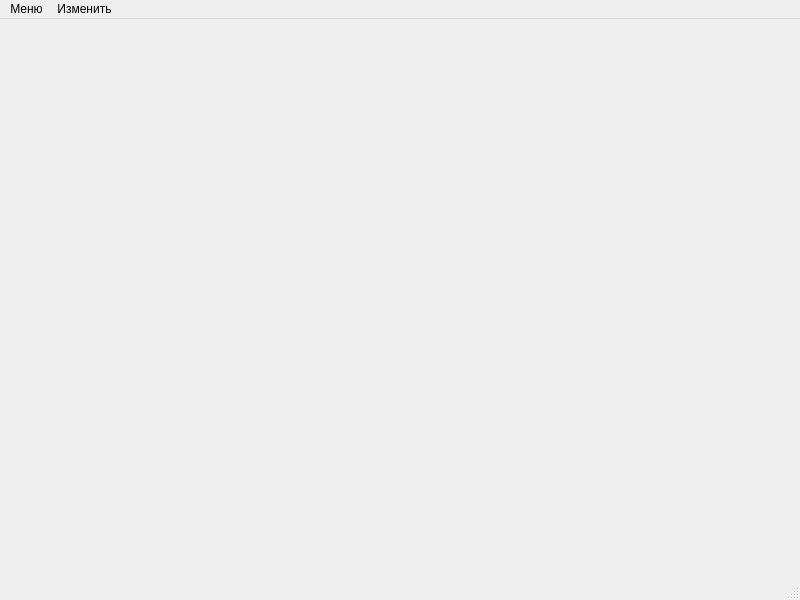
<?xml version="1.0" encoding="UTF-8"?>
<ui version="4.0">
 <class>MainWindow</class>
 <widget class="QMainWindow" name="MainWindow">
  <property name="geometry">
   <rect>
    <x>0</x>
    <y>0</y>
    <width>800</width>
    <height>600</height>
   </rect>
  </property>
  <property name="windowTitle">
   <string>MainWindow</string>
  </property>
  <widget class="QWidget" name="centralwidget"/>
  <widget class="QMenuBar" name="menubar">
   <property name="geometry">
    <rect>
     <x>0</x>
     <y>0</y>
     <width>800</width>
     <height>22</height>
    </rect>
   </property>
   <widget class="QMenu" name="menuMenu">
    <property name="title">
     <string>Меню</string>
    </property>
    <addaction name="action_3"/>
    <addaction name="action_4"/>
    <addaction name="action_5"/>
    <addaction name="action_6"/>
    <addaction name="action_2"/>
   </widget>
   <widget class="QMenu" name="menu">
    <property name="title">
     <string>Изменить</string>
    </property>
    <addaction name="action"/>
    <addaction name="action_7"/>
    <addaction name="action_8"/>
   </widget>
   <addaction name="menuMenu"/>
   <addaction name="menu"/>
  </widget>
  <widget class="QStatusBar" name="statusbar"/>
  <action name="action">
   <property name="icon">
    <iconset theme="QIcon::ThemeIcon::ProcessStop"/>
   </property>
   <property name="text">
    <string>Очистить сцену</string>
   </property>
  </action>
  <action name="action_2">
   <property name="icon">
    <iconset theme="QIcon::ThemeIcon::WindowNew"/>
   </property>
   <property name="text">
    <string>Генерировать форму</string>
   </property>
   <property name="shortcut">
    <string>Ctrl+G</string>
   </property>
  </action>
  <action name="action_3">
   <property name="icon">
    <iconset theme="document-new"/>
   </property>
   <property name="text">
    <string>Создать</string>
   </property>
   <property name="shortcut">
    <string>Ctrl+N</string>
   </property>
  </action>
  <action name="action_4">
   <property name="icon">
    <iconset theme="document-open"/>
   </property>
   <property name="text">
    <string>Открыть</string>
   </property>
   <property name="shortcut">
    <string>Ctrl+O</string>
   </property>
  </action>
  <action name="action_5">
   <property name="icon">
    <iconset theme="document-save"/>
   </property>
   <property name="text">
    <string>Сохранить</string>
   </property>
   <property name="shortcut">
    <string>Ctrl+S</string>
   </property>
  </action>
  <action name="action_6">
   <property name="icon">
    <iconset theme="document-save-as"/>
   </property>
   <property name="text">
    <string>Сохранить как</string>
   </property>
   <property name="shortcut">
    <string>Ctrl+Shift+S</string>
   </property>
  </action>
  <action name="action_7">
   <property name="icon">
    <iconset theme="zoom-in"/>
   </property>
   <property name="text">
    <string>Увеличить</string>
   </property>
   <property name="shortcut">
    <string>Ctrl+=</string>
   </property>
  </action>
  <action name="action_8">
   <property name="icon">
    <iconset theme="zoom-out"/>
   </property>
   <property name="text">
    <string>Уменьшить</string>
   </property>
   <property name="shortcut">
    <string>Ctrl+-</string>
   </property>
  </action>
 </widget>
 <resources/>
 <connections/>
</ui>
